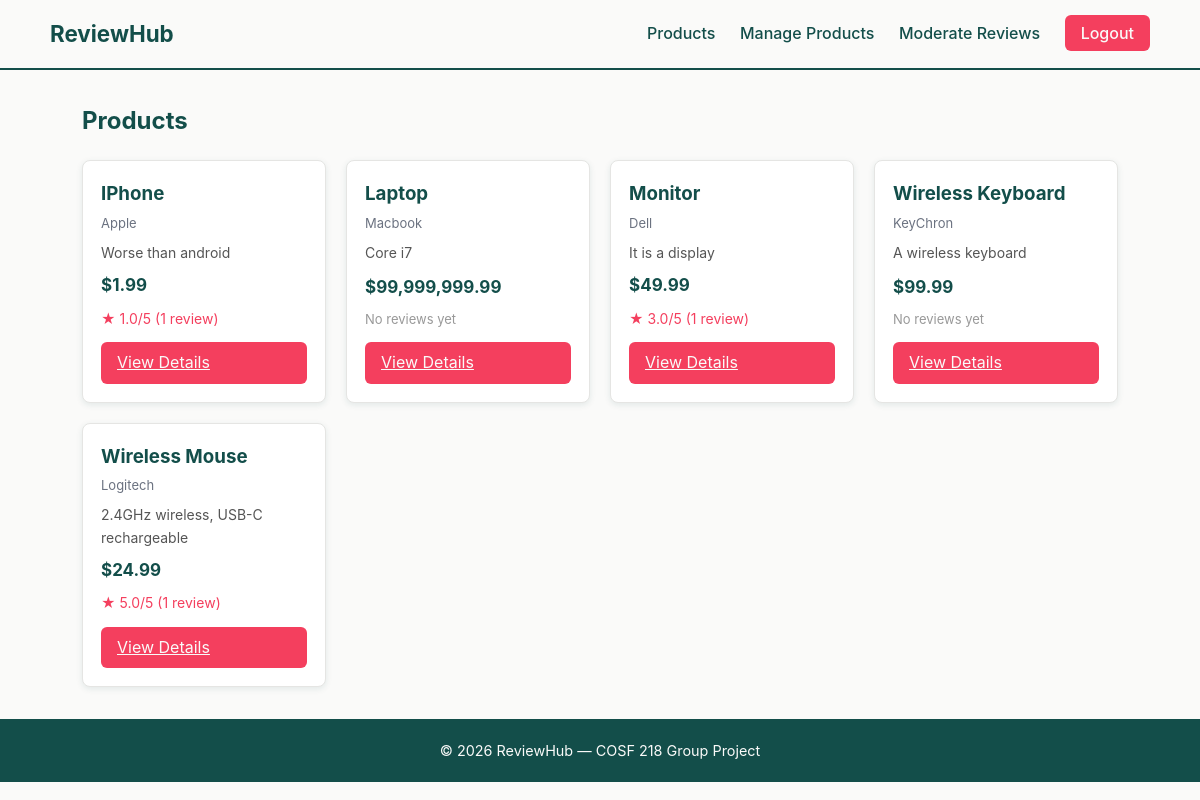
The app's page /products/list.php (signed in) with its own data.
### tables this page shows
CREATE TABLE `products` (
  `product_id` int(11) NOT NULL,
  `name` varchar(150) NOT NULL,
  `brand` varchar(100) NOT NULL,
  `price` decimal(10,2) NOT NULL,
  `specs` text DEFAULT NULL
);

### products/list.php (the view, shortened to what this page needs)
<?php
require_once '../config/db.php';
include '../includes/header.php';
$sql = "SELECT p.product_id, p.name, p.brand, p.price, p.specs,
               ROUND(AVG(CASE WHEN r.status = 'approved' THEN r.rating END), 1) AS avg_rating,
               COUNT(CASE WHEN r.status = 'approved' THEN r.review_id END) AS review_count
        FROM products p
        LEFT JOIN reviews r ON r.product_id = p.product_id
        GROUP BY p.product_id, p.name, p.brand, p.price, p.specs
        ORDER BY p.name ASC";
$result = mysqli_query($conn, $sql);
?>
<h2>Products</h2>
<?php if (mysqli_num_rows($result) === 0): ?>
    <p class="empty">No products available yet.</p>
<?php else: ?>
    <div class="grid">
        <?php while ($row = mysqli_fetch_assoc($result)): ?>
            <div class="card">
                <h3><?= htmlspecialchars($row['name']) ?></h3>
                <p class="brand"><?= htmlspecialchars($row['brand']) ?></p>
                <p class="desc"><?= htmlspecialchars(mb_strimwidth($row['specs'], 0, 100, '...')) ?></p>
                <div class="price">$<?= number_format($row['price'], 2) ?></div>
                <?php if ($row['review_count'] > 0): ?>
                    <div class="rating">&#9733; <?= $row['avg_rating'] ?>/5
                        (<?= $row['review_count'] ?> review<?= $row['review_count'] == 1 ? '' : 's' ?>)
                    </div>
                <?php else: ?>
                    <div class="no-rating">No reviews yet</div>
                <?php endif; ?>
                <a class="btn-accent" href="detail.php?id=<?= $row['product_id'] ?>">View Details</a>
            </div>
        <?php endwhile; ?>
    </div>
<?php endif; ?>
<?php include '../includes/footer.php'; ?>

### includes/header.php (shortened to what this page needs)
<?php
$loggedIn = isset($_SESSION['user_id']);
$role     = $_SESSION['role'] ?? null;
?>
<!DOCTYPE html>
<html lang="en">
<head>
<link rel="stylesheet" href="/product-review-system/assets/css/style.css">
</head>
<body>
<header class="site-header">
    <div class="header-inner">
        <a href="/product-review-system/index.php" class="logo">ReviewHub</a>
        <nav class="main-nav">
            <a href="/product-review-system/products/list.php">Products</a>
            <?php if ($loggedIn && $role === 'admin'): ?>
                <a href="/product-review-system/admin/products.php">Manage Products</a>
                <a href="/product-review-system/admin/moderate.php">Moderate Reviews</a>
            <?php endif; ?>
            <?php if ($loggedIn): ?>
                <a href="/product-review-system/auth/logout.php" class="btn-accent">Logout</a>
            <?php else: ?>
                <a href="/product-review-system/auth/login.php">Login</a>
                <a href="/product-review-system/auth/register.php" class="btn-accent">Register</a>
            <?php endif; ?>
        </nav>
    </div>
</header>
<main class="site-main">

### includes/footer.php
</main>
<footer class="site-footer">
    <p>&copy; <?php echo date("Y"); ?> ReviewHub &mdash; COSF 218 Group Project</p>
</footer>
</body>
</html>

### assets/css/style.css (style rules this page uses)
* { margin: 0; padding: 0; box-sizing: border-box; }
body { font-family: -apple-system, "Segoe UI", Roboto, Helvetica, Arial, sans-serif; background-color: #FAFAF9; color: #134E4A; line-height: 1.6; }
.site-header { background-color: #FAFAF9; border-bottom: 2px solid #134E4A; padding: 16px 32px; }
.header-inner { max-width: 1100px; margin: 0 auto; display: flex; justify-content: space-between; align-items: center; }
.logo { font-size: 1.4rem; font-weight: 700; color: #134E4A; text-decoration: none; }
.main-nav a { margin-left: 20px; text-decoration: none; color: #134E4A; font-weight: 500; }
.btn-accent { background-color: #F43F5E; color: #FAFAF9 !important; padding: 8px 16px; border-radius: 6px; }
.site-main { max-width: 1100px; margin: 0 auto; padding: 32px; min-height: 60vh; }
.site-footer { text-align: center; padding: 20px; background-color: #134E4A; color: #FAFAF9; font-size: 0.9rem; }
.grid { display: grid; grid-template-columns: repeat(auto-fill, minmax(240px, 1fr)); gap: 20px; margin-top: 20px; }
.card { background: #FFFFFF; border-radius: 8px; box-shadow: 0 2px 6px rgba(19, 78, 74, 0.1); padding: 18px; display: flex; flex-direction: column; border: 1px solid #e5e5e3; }
.card h3 { margin: 0 0 4px; color: #134E4A; }
.card .brand { font-size: 13px; color: #6b7280; margin-bottom: 8px; }
.card .desc { color: #555; font-size: 14px; flex-grow: 1; }
.price { font-weight: bold; color: #134E4A; font-size: 17px; margin: 8px 0; }
.rating { color: #F43F5E; font-size: 14px; margin-bottom: 12px; }
.no-rating { color: #999; font-size: 13px; margin-bottom: 12px; }

### records on screen
products: name "IPhone", brand "Apple", specs "Worse than android", price "1.99", avg_rating "1.0", review_count "1"
products: name "Laptop", brand "Macbook", specs "Core i7", price "99,999,999.99", shows "No reviews yet"
products: name "Monitor", brand "Dell", specs "It is a display", price "49.99", avg_rating "3.0", review_count "1"
products: name "Wireless Keyboard", brand "KeyChron", specs "A wireless keyboard", price "99.99", shows "No reviews yet"
products: name "Wireless Mouse", brand "Logitech", specs "2.4GHz wireless, USB-C rechargeable", price "24.99", avg_rating "5.0", review_count "1"
